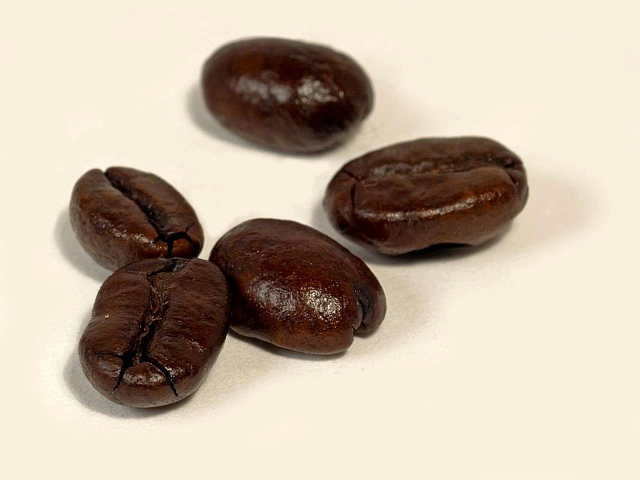
#> input picture Automated Image Segmentation and Object Measurement System/data/images/beans_coffee_06.jpg, 1280 x 960 px (shown at 1/2 size)
$ python -i segmentation.py   (imports and definitions only)
#> lines starting #> are read from the running program, lines starting #| are printed output that depends on the picture; after the words box and inside, x2 and y2 are one past the last pixel; in counts of white or black regions, pixels touching at a corner belong together
"""
segmentation.py
Separating the drivable road region from the rest of the scene.

Three classical approaches are implemented and compared. All three are given
the same input and the same post processing, so the comparison isolates the
segmentation rule itself.

1. Adaptive colour thresholding. A sample of pixels is taken from a small
   trapezoid immediately in front of the camera, which is the one place a
   forward facing photograph is almost certain to be road. The mean and spread
   of that sample in HLS define a per image acceptance band, and every pixel
   within it is called road. This is thresholding, but with the threshold set
   from the image rather than fixed in advance, which is what lets one rule
   survive both grey asphalt and orange laterite.

2. K means clustering in Lab. The image is clustered into K colours and the
   cluster that dominates the same near field sample is taken to be the road.
   No threshold is chosen at all: the data decides where the boundaries lie.
   The cost is that K must be chosen, and that a cluster can straddle road and
   shoulder when the two are similar.

3. Mahalanobis thresholding in Lab. The same near field sample is used, but
   instead of an independent band per channel the full 3x3 covariance of the
   sample is estimated and a pixel is accepted when its Mahalanobis distance
   from the sample mean is below a threshold. Treating the channels
   independently, as approach 1 does, implicitly assumes the acceptance region
   is an axis aligned box; in practice the road colours form a tilted,
   elongated cloud, and a box that covers it must also admit a great deal that
   is not road. This is the same idea as approach 1 with the correlation put
   back in, and experiment E6 shows it is worth a large amount of accuracy.

4. Region growing. A flood fill grows outwards from seeds in the near field,
   accepting a neighbour when it is within a tolerance of the seed region.
   Unlike the other two this enforces spatial connectivity, so a patch of grey
   roof on the far side of a hedge cannot be labelled road. That is its main
   advantage and, under a shadow that cuts the road in half, its main weakness.

All three are followed by the same morphological cleanup and by keeping the
connected component that touches the bottom of the frame, since the drivable
region must by definition reach the vehicle.
"""

from __future__ import annotations

import cv2
import numpy as np

METHODS = ["threshold", "mahalanobis", "kmeans", "region_growing"]


def near_field_sample(shape, width=0.22, height=0.10):
    """A trapezoid at the bottom centre, used as the road colour prior."""
    h, w = shape[:2]
    cx = w // 2
    half = int(width * w / 2)
    y0 = int((1.0 - height) * h)
    return np.array([[(cx - half, h - 1), (cx - int(half * 0.7), y0),
                      (cx + int(half * 0.7), y0), (cx + half, h - 1)]], np.int32)


def _sample_mask(shape, width=0.22, height=0.10):
    m = np.zeros(shape[:2], np.uint8)
    cv2.fillPoly(m, near_field_sample(shape, width, height), 255)
    return m


# [47 lines left out: functions horizon_cut, segment_mahalanobis, not called in this run]


def _cleanup(mask, keep_bottom=True, kernel=11):
    k = cv2.getStructuringElement(cv2.MORPH_ELLIPSE, (kernel, kernel))
    mask = cv2.morphologyEx(mask, cv2.MORPH_OPEN, k, iterations=1)
    mask = cv2.morphologyEx(mask, cv2.MORPH_CLOSE, k, iterations=2)
    if not keep_bottom:
        return mask
    n, lab, stats, _ = cv2.connectedComponentsWithStats((mask > 0).astype(np.uint8), 8)
    if n <= 1:
        return mask
    h = mask.shape[0]
    bottom = lab[h - 1, :]
    ids = [i for i in np.unique(bottom) if i != 0]
    if not ids:                       # nothing reaches the camera
        idx = 1 + int(np.argmax(stats[1:, cv2.CC_STAT_AREA]))
        ids = [idx]
    out = np.zeros_like(mask)
    for i in ids:
        out[lab == i] = 255
    return out


def segment_threshold(bgr, k_sigma=2.5, cleanup=11):
    """Adaptive colour band in HLS, set from the near field sample."""
    hls = cv2.cvtColor(bgr, cv2.COLOR_BGR2HLS).astype(np.float32)
    sample = _sample_mask(bgr.shape) > 0
    if sample.sum() < 50:
        return np.zeros(bgr.shape[:2], np.uint8)
    mask = np.ones(bgr.shape[:2], bool)
    for c, spread_floor in ((0, 6.0), (1, 12.0), (2, 10.0)):
        ch = hls[:, :, c]
        vals = ch[sample]
        mu, sd = float(vals.mean()), max(float(vals.std()), spread_floor)
        mask &= np.abs(ch - mu) <= k_sigma * sd
    return _cleanup((mask.astype(np.uint8) * 255), kernel=cleanup)


# [35 lines left out: functions segment_kmeans, segment_region_growing, not called in this run]


def segment(bgr, method="threshold", **kw):
    if method == "threshold":
        return segment_threshold(bgr, **kw)
    if method == "mahalanobis":
        return segment_mahalanobis(bgr, **kw)
    if method == "kmeans":
        return segment_kmeans(bgr, **kw)
    if method == "region_growing":
        return segment_region_growing(bgr, **kw)
    raise ValueError("unknown segmentation method " + method)


def restrict_to_roi(mask, roi_mask_img):
    """Optionally confine a segmentation to the region of interest."""
    return cv2.bitwise_and(mask, roi_mask_img)


# [14 lines left out: function overlay_result, not called in this run]

>>> import cv2
>>> picture = cv2.imread('../../Automated Image Segmentation and Object Measurement System/data/images/beans_coffee_06.jpg')
#> picture is the input picture: shape (960, 1280, 3); mean B, G, R 165.2, 182.1, 196.4
>>> result = segment(picture)
#> in segment_threshold, `hls = cv2.cvtColor(bgr, cv2.COLOR_BGR2HLS).astype(np.float32)`:
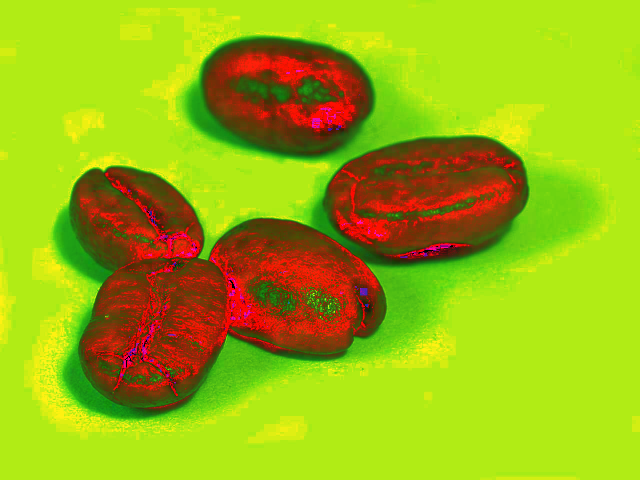
#> hls: shape (960, 1280, 3) float32 (shown at 1/2 size); mean B, G, R 17.5, 182.4, 155.2
#> in _sample_mask, `cv2.fillPoly(m, near_field_sample(shape, width, height), 255)`:
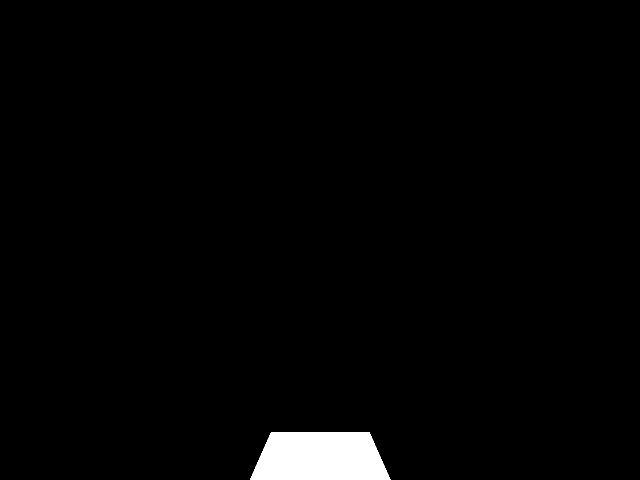
#> m: shape (960, 1280) (shown at 1/2 size); 1.9% white; 1 white region, box (x1, y1, x2, y2) and area: (500, 864, 781, 960) 22944
#> the loop in segment_threshold, `for c, spread_floor in ((0, 6.0), (1, 12.0), (2, 10.0)):` made 3 passes
#> (mu, sd) on passes 1 to 3: (20.9, 6), (236.1, 12), (179, 10)
#> pass 1, in segment_threshold, `ch = hls[:, :, c]`:
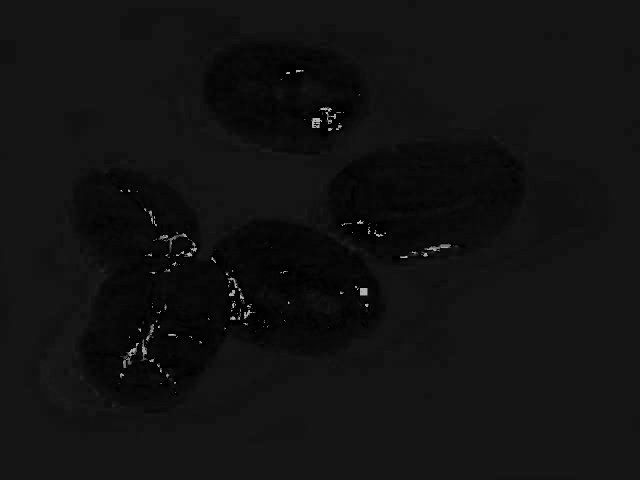
#> ch: shape (960, 1280) float32 (shown at 1/2 size); min 0, max 179, mean 17.7
#> pass 1, in segment_threshold, `mask &= np.abs(ch - mu) <= k_sigma * sd`:
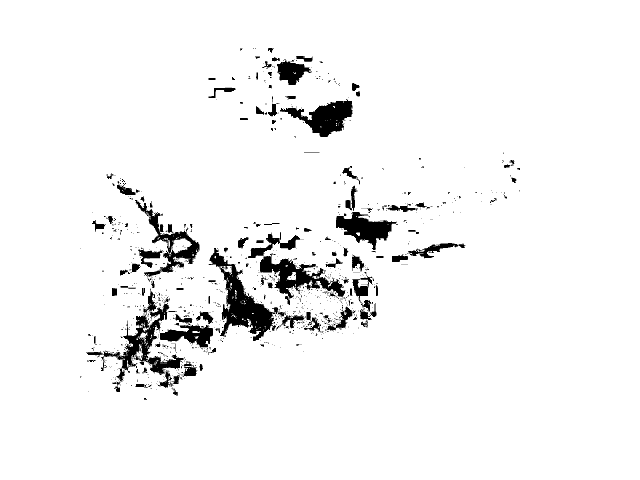
#> mask: shape (960, 1280) bool (shown at 1/2 size); 95.2% white; 960 black regions (837 under 20 px), largest, box (x1, y1, x2, y2) and area: (417, 496, 552, 682) 8001, (172, 577, 367, 784) 7136, (520, 507, 691, 610) 5498
#> pass 2, in segment_threshold, `ch = hls[:, :, c]`:
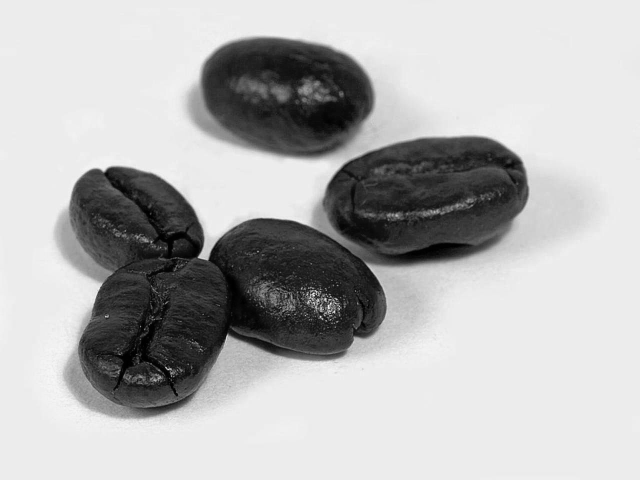
#> ch: shape (960, 1280) float32 (shown at 1/2 size); min 0, max 251, mean 181.1
#> after the loop in segment_threshold, `for c, spread_floor in ((0, 6.0), (1, 12.0), (2, 10.0)):`:
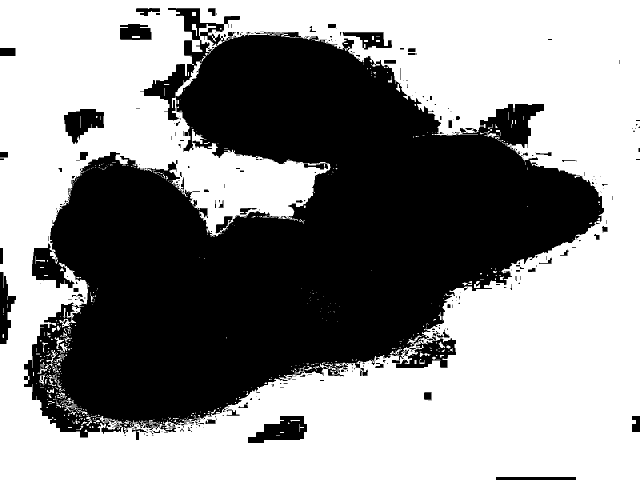
#> mask: shape (960, 1280) bool (shown at 1/2 size); 56% white; 388 black regions (301 under 20 px), largest, box (x1, y1, x2, y2) and area: (48, 16, 1208, 875) 515327, (496, 832, 614, 886) 3831, (792, 676, 912, 736) 3616
#> in _cleanup, `mask = cv2.morphologyEx(mask, cv2.MORPH_OPEN, k, iterations=1)`: mask: shape (960, 1280); 53.6% white; 60 black regions (28 under 20 px), largest, box (x1, y1, x2, y2) and area: (48, 16, 1208, 880) 553301, (496, 832, 614, 886) 3998, (128, 218, 208, 288) 3527
#> in _cleanup, `mask = cv2.morphologyEx(mask, cv2.MORPH_CLOSE, k, iterations=2)`:
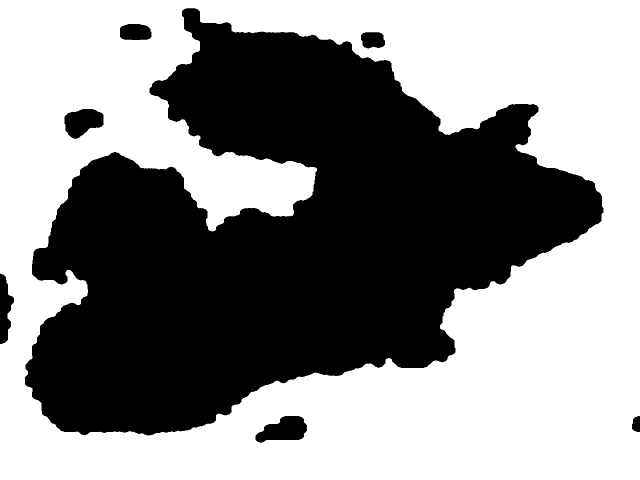
#> mask: shape (960, 1280) (shown at 1/2 size); 54.8% white; 7 black regions, largest, box (x1, y1, x2, y2) and area: (50, 16, 1207, 871) 542907, (511, 832, 614, 886) 3654, (129, 218, 207, 278) 3267
#> in _cleanup, `n, lab, stats, _ = cv2.connectedComponentsWithStats((mask > 0).astype(..`: n = 2; stats = [[0, 16, 1280, 870, 555824], [0, 0, 1280, 960, 672976]]
#> in _cleanup, `bottom = lab[h - 1, :]`: bottom = 1280 values from 1 to 1
#> in _cleanup, `ids = [i for i in np.unique(bottom) if i != 0]`: ids = [1]
#> the loop in _cleanup, `for i in ids:` made 1 pass

$ run again, on Automated Image Segmentation and Object Measurement System/data/images/beans_cowpea_scale_05.jpg
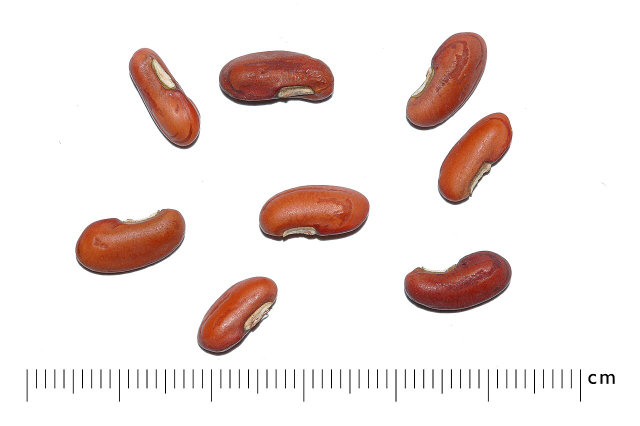
#> input picture Automated Image Segmentation and Object Measurement System/data/images/beans_cowpea_scale_05.jpg, 1280 x 851 px (shown at 1/2 size)
#> picture is the input picture: shape (851, 1280, 3); mean B, G, R 228.2, 230.7, 240.6
#> m: shape (851, 1280); 1.9% white; 1 white region, box (x1, y1, x2, y2) and area: (500, 765, 781, 851) 20554
#> the loop in segment_threshold, `for c, spread_floor in ((0, 6.0), (1, 12.0), (2, 10.0)):` made 3 passes
#> (mu, sd) on passes 1 to 3: (0, 6), (251.2, 27.85), (0, 10)
#> after the loop in segment_threshold, `for c, spread_floor in ((0, 6.0), (1, 12.0), (2, 10.0)):`:
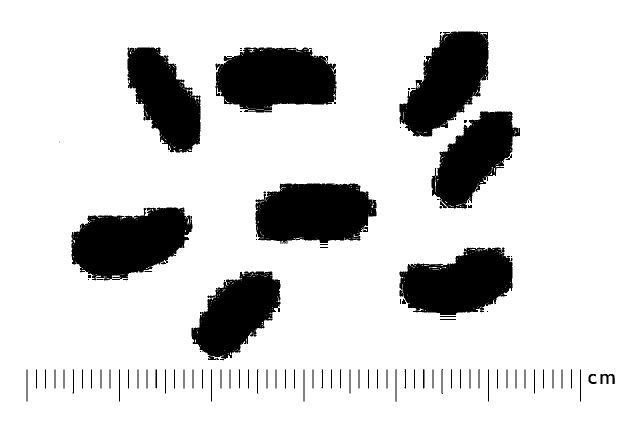
#> mask: shape (851, 1280) bool (shown at 1/2 size); 83.2% white; 114 black regions (31 under 20 px), largest, box (x1, y1, x2, y2) and area: (431, 95, 673, 225) 24925, (143, 415, 385, 561) 24777, (511, 367, 753, 488) 24008
#> in _cleanup, `mask = cv2.morphologyEx(mask, cv2.MORPH_CLOSE, k, iterations=2)`:
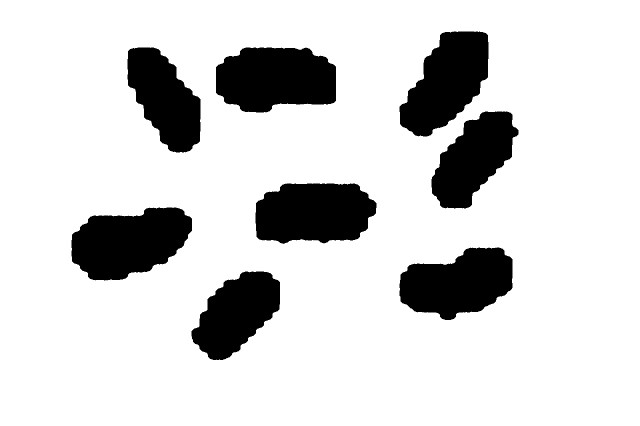
#> mask: shape (851, 1280) (shown at 1/2 size); 83.4% white; 8 black regions, largest, box (x1, y1, x2, y2) and area: (432, 95, 672, 225) 25480, (143, 415, 384, 561) 25437, (511, 367, 753, 488) 24301
#> n = 2; stats = [[143, 63, 894, 657, 180777], [0, 0, 1280, 851, 908503]]
#> bottom = 1280 values from 1 to 1
#> ids = [1]
#> the loop in _cleanup, `for i in ids:` made 1 pass

$ run again, on Automated Image Segmentation and Object Measurement System/data/images/beans_pinto_dense_08.jpg
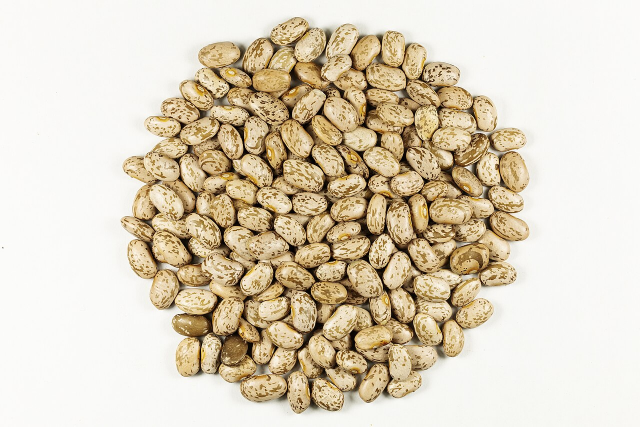
#> input picture Automated Image Segmentation and Object Measurement System/data/images/beans_pinto_dense_08.jpg, 1280 x 853 px (shown at 1/2 size)
#> picture is the input picture: shape (853, 1280, 3); mean B, G, R 188.9, 209.1, 220.1
#> m: shape (853, 1280); 1.9% white; 1 white region, box (x1, y1, x2, y2) and area: (500, 767, 781, 853) 20554
#> the loop in segment_threshold, `for c, spread_floor in ((0, 6.0), (1, 12.0), (2, 10.0)):` made 3 passes
#> (mu, sd) on passes 1 to 3: (26.37, 9.31), (198.8, 58.49), (85.6, 53.31)
#> after the loop in segment_threshold, `for c, spread_floor in ((0, 6.0), (1, 12.0), (2, 10.0)):`:
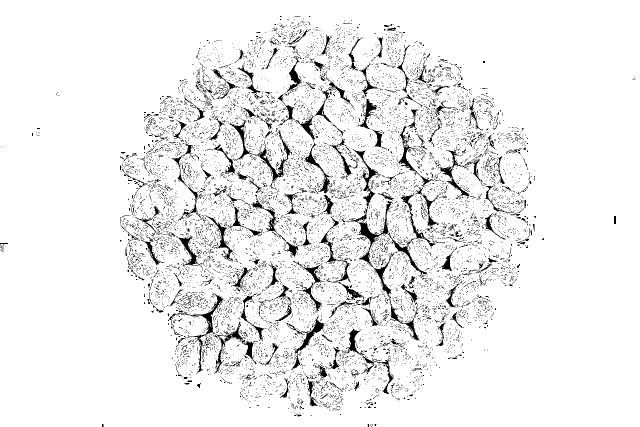
#> mask: shape (853, 1280) bool (shown at 1/2 size); 93.2% white; 11601 black regions (11311 under 20 px), largest, box (x1, y1, x2, y2) and area: (693, 298, 871, 681) 5094, (457, 240, 581, 379) 1782, (336, 585, 447, 748) 1330
#> lab: shape (853, 1280) int32; 11 distinct labels, from 0 to 10
#> n = 11; stats = [[242, 42, 810, 772, 226819], [0, 0, 1280, 853, 862438], [319, 239, 22, 17, 247], [718, 364, 14, 12, 108], [616, 383, 33, 39, 640], [854, 382, 27, 20, 304], [350, 442, 39, 30, 548], [741, 450, 21, 16, 248], [293, 455, 14, 13, 132], [414, 470, 11, 11, 89], [776, 487, 18, 19, 267]]
#> bottom = 1280 values from 1 to 1
#> ids = [1]
#> the loop in _cleanup, `for i in ids:` made 1 pass
#> after the loop in _cleanup, `for i in ids:`:
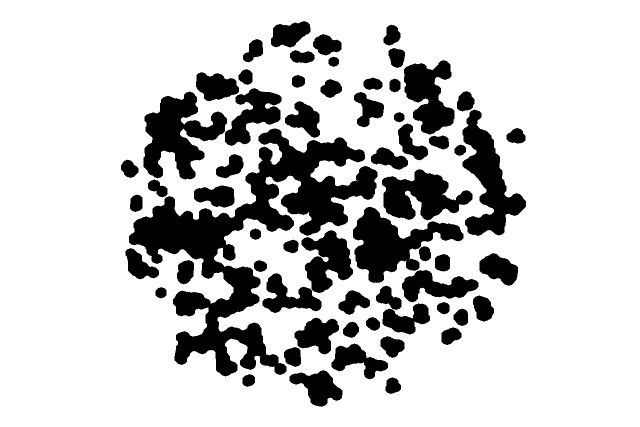
#> out: shape (853, 1280) (shown at 1/2 size); 79% white; 62 black regions, largest, box (x1, y1, x2, y2) and area: (258, 257, 755, 753) 69469, (287, 183, 454, 359) 15247, (706, 413, 927, 566) 14588

$ run again, on Automated Image Segmentation and Object Measurement System/data/images/seeds_pale_04.jpg
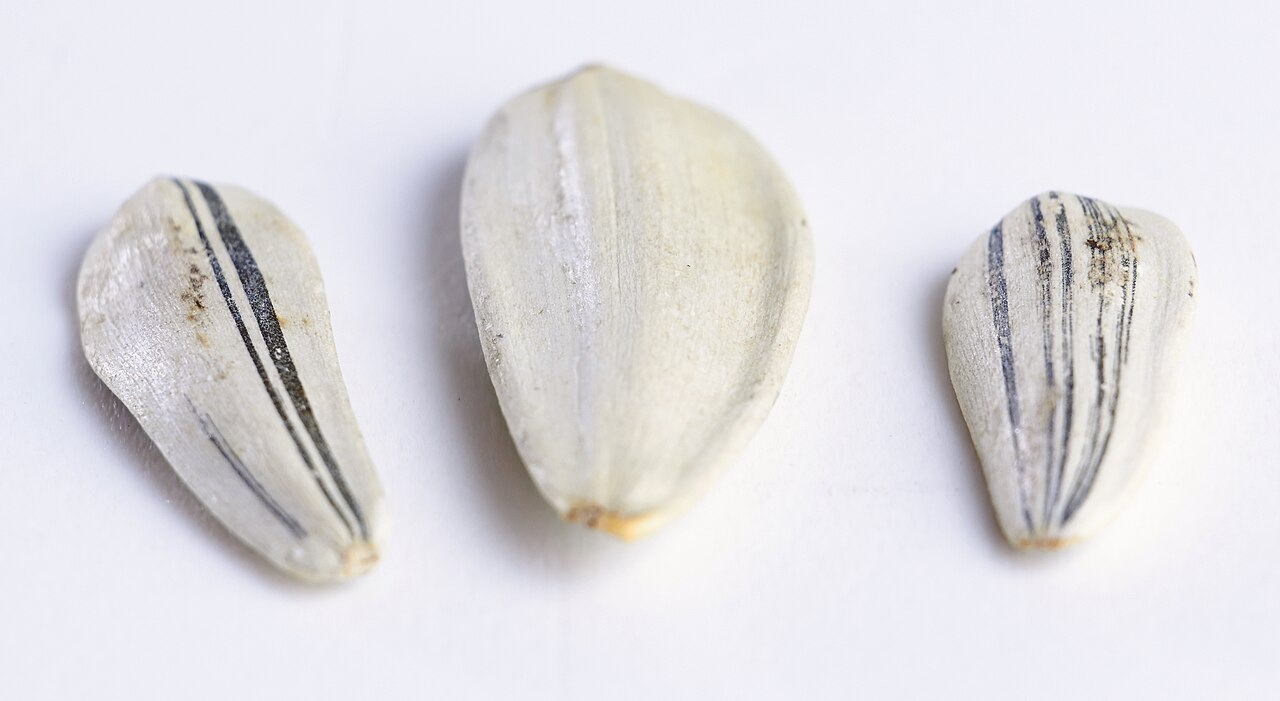
#> input picture Automated Image Segmentation and Object Measurement System/data/images/seeds_pale_04.jpg, 1280 x 701 px
#> picture is the input picture: shape (701, 1280, 3); mean B, G, R 224.6, 221.2, 223
#> m: shape (701, 1280); 1.9% white; 1 white region, box (x1, y1, x2, y2) and area: (500, 630, 781, 701) 16969
#> the loop in segment_threshold, `for c, spread_floor in ((0, 6.0), (1, 12.0), (2, 10.0)):` made 3 passes
#> (mu, sd) on passes 1 to 3: (122.8, 6), (242.2, 12), (72.29, 10.61)
#> in _cleanup, `mask = cv2.morphologyEx(mask, cv2.MORPH_CLOSE, k, iterations=2)`:
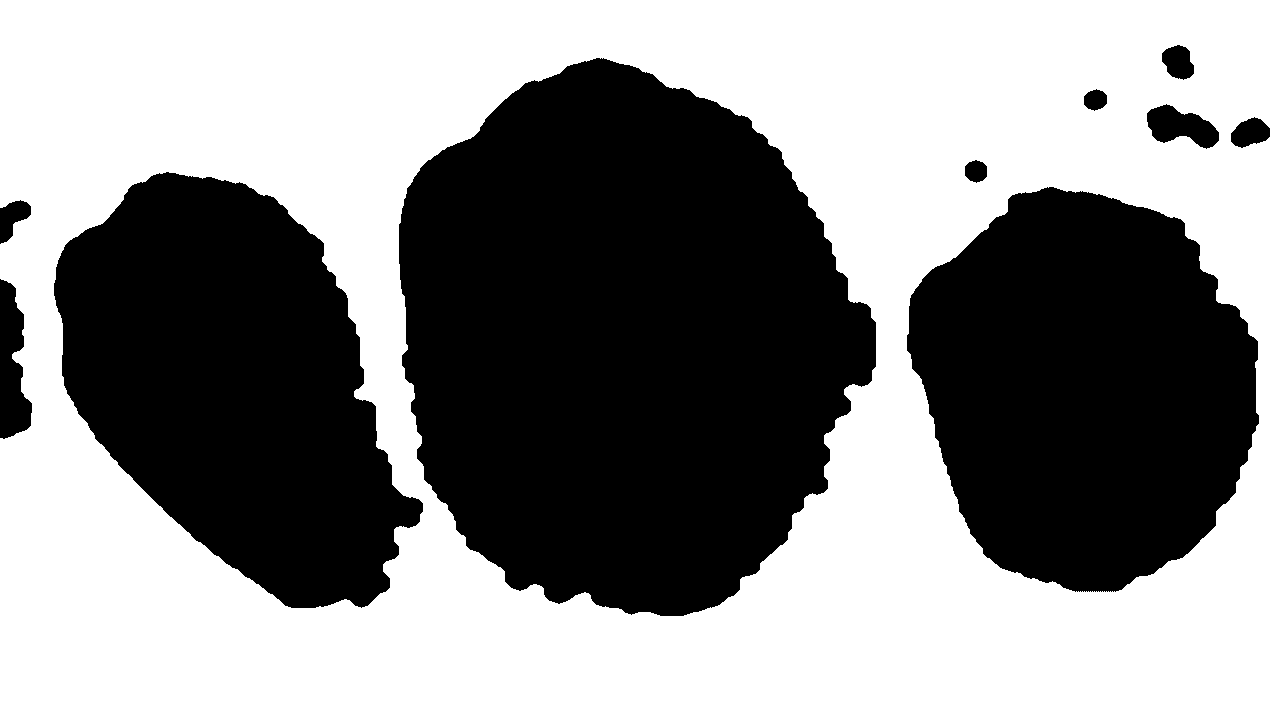
#> mask: shape (701, 1280); 53.7% white; 10 black regions, largest, box (x1, y1, x2, y2) and area: (399, 58, 876, 616) 197386, (907, 187, 1259, 592) 106136, (54, 172, 423, 608) 103121
#> n = 2; stats = [[0, 45, 1270, 571, 415205], [0, 0, 1280, 701, 482075]]
#> bottom = 1280 values from 1 to 1
#> ids = [1]
#> the loop in _cleanup, `for i in ids:` made 1 pass
